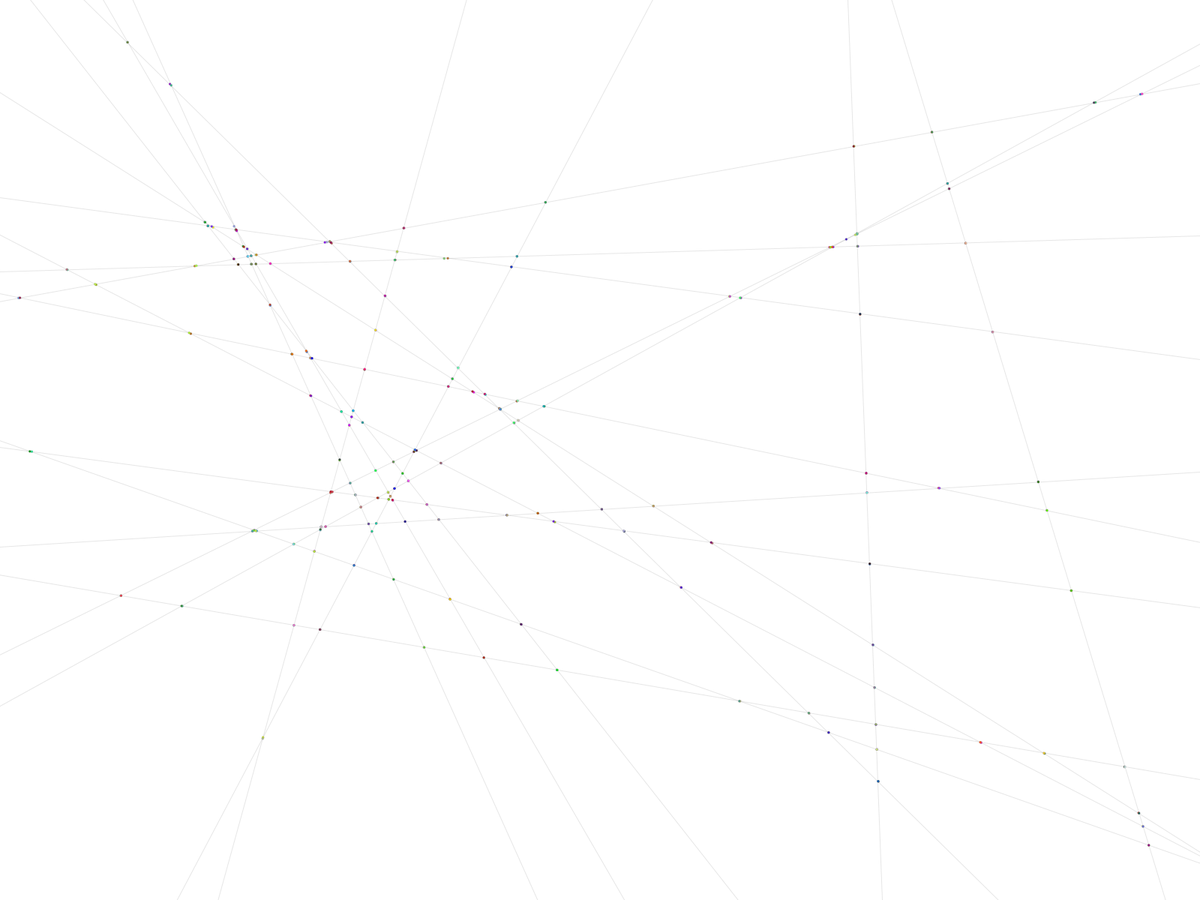
Frame 1 (no input)
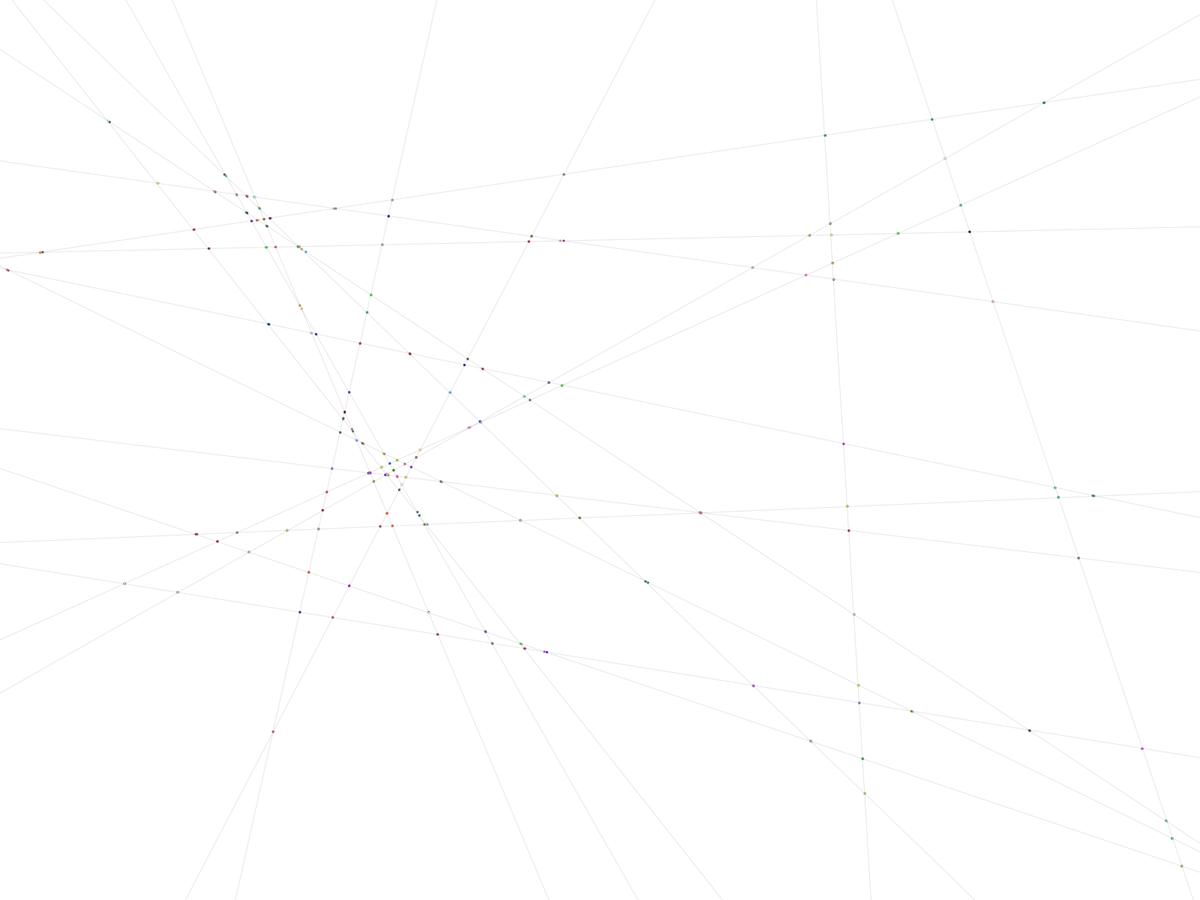
Frame 60 (the mouse pressed at the canvas centre just before this capture)
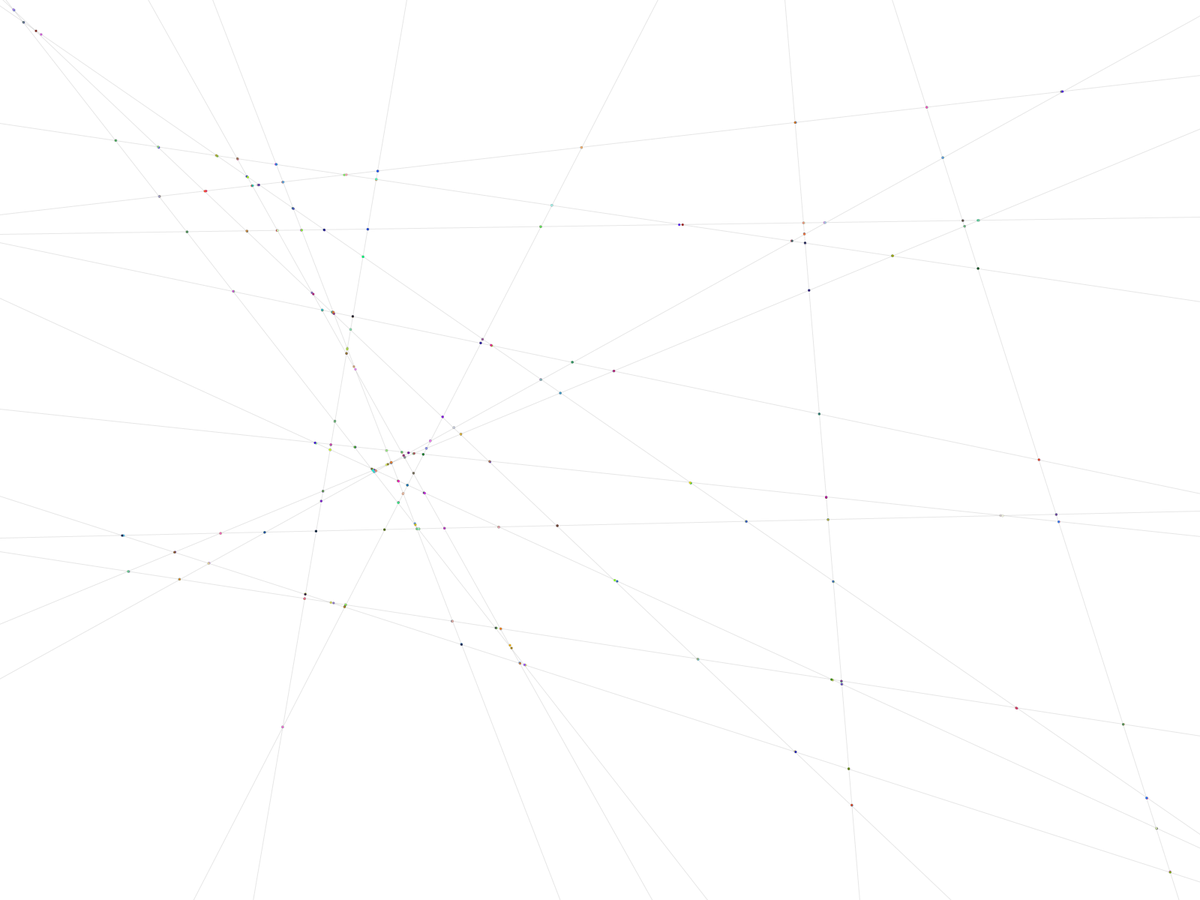
Frame 120 (the mouse held since frame 60 and released just before this capture)

The Processing sketch that drew these frames (run headless with seeded random() and noise(); from frame 60 on, the mouse is pressed at the canvas centre):

// Processing sketch: InterConnectivity
// ── InterConnectivity.pde
//Learn PVectors, then make a challenge!
ArrayList connectors = new ArrayList();

void setup() {
  fullScreen();
  stroke(125, 50);
  for (int i = 0; i < 20; i++) {
    if (random(0, 1) < 0.5) {
      connectors.add(new Connector(new PVector(random(0, width), -1), new PVector(random(0, width), height+1)));
    } else {
      connectors.add(new Connector(new PVector(-1, random(height)), new PVector(width+1, random(height))));
    }
  }
}

void draw() {
  background(255);
  for (int i = 0; i < connectors.size (); i++) {
    Connector c = (Connector) connectors.get(i);
    c.draw();
    c.boundaries();
    for (int q = 0; q < connectors.size (); q++) {
      Connector c2 = (Connector) connectors.get(q);
      fill(random(255),random(255),random(255));
      if (c.calcIntersect(c2) != null) {
        ellipse(c.calcIntersect(c2).x, c.calcIntersect(c2).y, 3, 3);
      }
    }
  }
}

class Connector {
  PVector start;
  PVector end;

  PVector sVel;
  PVector eVel;

  Connector(PVector startLoc, PVector endLoc) {
    this.start = startLoc;
    this.end = endLoc;

    sVel = new PVector(random(-1, 1), random(-1, 1));
    eVel = new PVector(random(-1, 1), random(-1, 1));
  }

  void draw() {
    start.add(sVel);
    end.add(eVel);
    line(start.x, start.y, end.x, end.y);
  }

  /* Code used from Jerome Herr's sketch "intersect" */
  PVector calcIntersect(Connector c1) {
    float a = end.y - start.y;
    float b = start.x - end.x;
    float c = a * start.x + b * start.y;

    float a2 = c1.end.y - c1.start.y;
    float b2 = c1.start.x - c1.end.x;
    float c2 = a2 * c1.start.x + b2 * c1.start.y;

    float den = a * b2 - a2 * b;
    if (den == 0) return null;
    return new PVector((b2 * c - b * c2) / den, (a * c2 - a2 * c) / den);
  }

  void boundaries() {
    if (start.x <= 0) sVel.x *= -1;
    if (start.x >= width) sVel.x *= -1;
    if (start.y <= 0) sVel.y *= -1;
    if (start.y >= height) sVel.y *= -1;

    if (end.x <= 0) eVel.x *= -1;
    if (end.x >= width) eVel.x *= -1;
    if (end.y <= 0) eVel.y *= -1;
    if (end.y >= height) eVel.y *= -1;
  }
}
